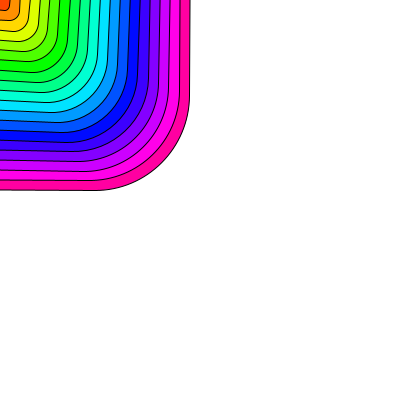
Frame 1 (no input)
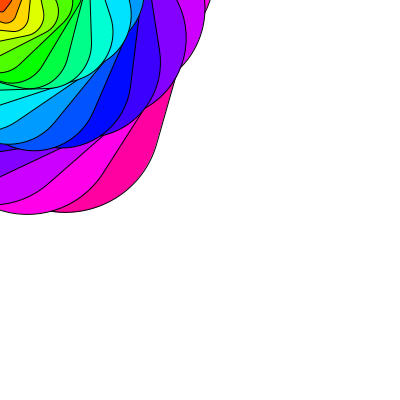
Frame 60 (the mouse pressed at the canvas centre just before this capture)
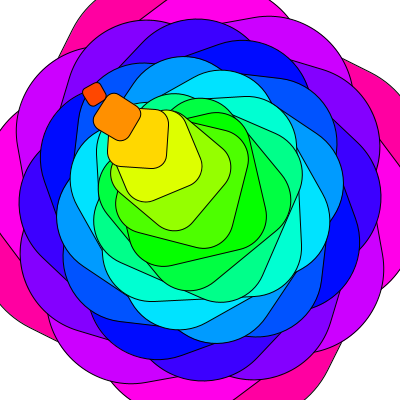
Frame 120 (the mouse held since frame 60 and released just before this capture)

The Processing sketch that drew these frames (run headless with seeded random() and noise(); from frame 60 on, the mouse is pressed at the canvas centre):

// Processing sketch: processing_105415
// ── processing_105415.pde

PVector pos[], spd[];

//================================================================

void setup() {
  size(400, 400);
  smooth();
  rectMode(CENTER);
  colorMode(HSB);
  
  int cnt = 20;
  pos = new PVector[cnt];
  spd = new PVector[cnt];
  for (int i=0; i<cnt; i++) {
    pos[i] = new PVector(0, 0);
    spd[i] = new PVector(0, 0);
  }
}

//================================================================

void draw() {
  background(255);
  float r = 0.0;
  PVector m = new PVector(mouseX, mouseY);
  for (int i=pos.length - 1; i>=0; i--) {
    fill(255/pos.length*i, 255, 255);
    r += (sin((float)frameCount*0.01)*0.5);
    PVector v = PVector.sub(m, pos[i]);
    v.mult((float)sq(i+5)*.0001);
    spd[i].add(v);
    spd[i].mult(0.75);
    pos[i].add(spd[i]);
    pushMatrix();
      translate(pos[i].x, pos[i].y);
      rotate(r);
      rrect(0, 0, i*20, i*20, 0.25);
    popMatrix();
  }
}

//================================================================

void rrect(float posX, float posY, float szX, float szY, float cornerRatio) {
  float cornerSz = min(szX, szY)*cornerRatio;
  float k = cornerSz*4*(sqrt(2) - 1)/3; //kappa = 4*(sqrt(2) - 1)/3
  pushMatrix();
    translate(posX, posY);
    if (g.rectMode == CENTER) //
      translate(-szX/2, -szY/2);
    beginShape();
      vertex(szX - cornerSz, 0);
      bezierVertex(szX - cornerSz + k, 0, szX, cornerSz - k, szX, cornerSz); //vertex
      vertex(szX, szY - cornerSz);
      bezierVertex(szX, szY - cornerSz + k, szX - cornerSz + k, szY, szX - cornerSz, szY); //vertex
      vertex(cornerSz, szY);
      bezierVertex(cornerSz - k, szY, 0, szY - cornerSz + k, 0, szY - cornerSz); //vertex
      vertex(0, cornerSz);
      bezierVertex(0, cornerSz - k, cornerSz - k, 0, cornerSz, 0); //vertex
    endShape(CLOSE);
  popMatrix();
}
